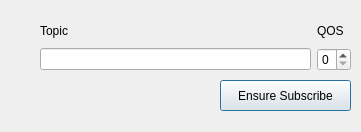
<?xml version="1.0" encoding="UTF-8"?>
<ui version="4.0">
 <class>AddSubscribeDialog</class>
 <widget class="QDialog" name="AddSubscribeDialog">
  <property name="geometry">
   <rect>
    <x>0</x>
    <y>0</y>
    <width>361</width>
    <height>132</height>
   </rect>
  </property>
  <property name="windowTitle">
   <string>SubscribeTopic</string>
  </property>
  <property name="sizeGripEnabled">
   <bool>false</bool>
  </property>
  <widget class="QWidget" name="gridLayoutWidget">
   <property name="geometry">
    <rect>
     <x>40</x>
     <y>20</y>
     <width>311</width>
     <height>51</height>
    </rect>
   </property>
   <layout class="QGridLayout" name="gridLayout">
    <item row="1" column="0">
     <widget class="QLineEdit" name="topicEdit"/>
    </item>
    <item row="0" column="0">
     <widget class="QLabel" name="label">
      <property name="text">
       <string>Topic</string>
      </property>
     </widget>
    </item>
    <item row="0" column="1">
     <widget class="QLabel" name="label_2">
      <property name="text">
       <string>QOS</string>
      </property>
     </widget>
    </item>
    <item row="1" column="1">
     <widget class="QSpinBox" name="qosSpin">
      <property name="maximum">
       <number>2</number>
      </property>
     </widget>
    </item>
   </layout>
  </widget>
  <widget class="QPushButton" name="ensureSubscribeButton">
   <property name="geometry">
    <rect>
     <x>220</x>
     <y>80</y>
     <width>131</width>
     <height>31</height>
    </rect>
   </property>
   <property name="text">
    <string>Ensure Subscribe</string>
   </property>
  </widget>
 </widget>
 <resources/>
 <connections/>
</ui>
